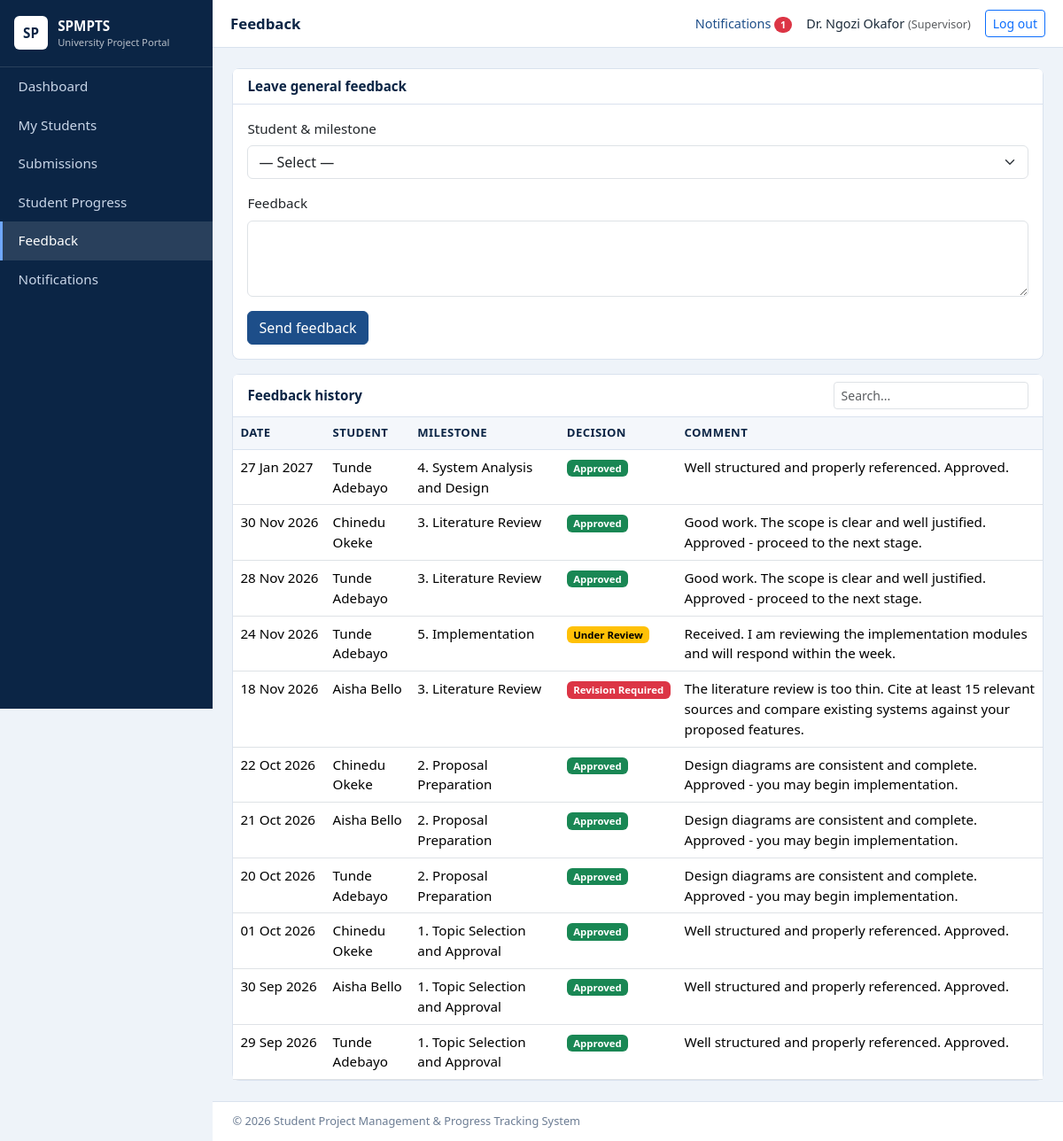
Page /supervisor/feedback.php (signed in) on the committed database.
### tables this page shows
CREATE TABLE supervisor_feedback (
  id INT UNSIGNED AUTO_INCREMENT PRIMARY KEY,
  submission_id INT UNSIGNED NULL,
  milestone_id INT UNSIGNED NOT NULL,
  supervisor_id INT UNSIGNED NOT NULL,
  comment TEXT NOT NULL,
  decision ENUM('Approved','Rejected','Revision Required','Under Review','Comment') NOT NULL DEFAULT 'Comment',
  created_at TIMESTAMP NOT NULL DEFAULT CURRENT_TIMESTAMP,
  CONSTRAINT fk_fb_sub FOREIGN KEY (submission_id) REFERENCES submissions(id) ON DELETE CASCADE,
  CONSTRAINT fk_fb_ms FOREIGN KEY (milestone_id) REFERENCES project_milestones(id) ON DELETE CASCADE,
  CONSTRAINT fk_fb_sup FOREIGN KEY (supervisor_id) REFERENCES supervisors(id) ON DELETE CASCADE,
  INDEX idx_fb_date (created_at)
);

CREATE TABLE users (
  id INT UNSIGNED AUTO_INCREMENT PRIMARY KEY,
  full_name VARCHAR(120) NOT NULL,
  email VARCHAR(150) NOT NULL UNIQUE,
  password_hash VARCHAR(255) NOT NULL,
  role ENUM('admin','supervisor','student') NOT NULL,
  status ENUM('active','inactive') NOT NULL DEFAULT 'active',
  last_login DATETIME NULL,
  created_at TIMESTAMP NOT NULL DEFAULT CURRENT_TIMESTAMP,
  INDEX idx_users_role (role), INDEX idx_users_status (status)
);

CREATE TABLE project_milestones (
  id INT UNSIGNED AUTO_INCREMENT PRIMARY KEY,
  project_id INT UNSIGNED NOT NULL,
  milestone_no TINYINT UNSIGNED NOT NULL,
  title VARCHAR(150) NOT NULL,
  description TEXT NULL,
  start_date DATE NOT NULL,
  due_date DATE NOT NULL,
  status ENUM('Not Started','In Progress','Submitted','Under Review','Approved','Revision Required') NOT NULL DEFAULT 'Not Started',
  completion TINYINT UNSIGNED NOT NULL DEFAULT 0,
  updated_at TIMESTAMP NOT NULL DEFAULT CURRENT_TIMESTAMP ON UPDATE CURRENT_TIMESTAMP,
  CONSTRAINT fk_ms_proj FOREIGN KEY (project_id) REFERENCES projects(id) ON DELETE CASCADE,
  UNIQUE KEY uq_project_ms (project_id, milestone_no),
  INDEX idx_ms_status (status), INDEX idx_ms_due (due_date),
  CONSTRAINT chk_ms_completion CHECK (completion <= 100)
);

### config/db.php (called while the page is built, shortened)
<?php
function db(): PDO {
    static $pdo = null;
    if ($pdo === null) {
        try {
            $pdo = new PDO('mysql:host=' . DB_HOST . ';dbname=' . DB_NAME . ';charset=utf8mb4', DB_USER, DB_PASS, [
                PDO::ATTR_ERRMODE => PDO::ERRMODE_EXCEPTION,
                PDO::ATTR_DEFAULT_FETCH_MODE => PDO::FETCH_ASSOC,
                PDO::ATTR_EMULATE_PREPARES => false,
            ]);
        } catch (PDOException $e) {
            http_response_code(500);
            exit('Database connection failed. Check config/db.php and make sure MySQL is running and database.sql has been imported.');
        }
    }
    return $pdo;
}

### supervisor/feedback.php (the view, shortened to what this page needs)
<?php
require_once __DIR__ . '/../includes/auth.php';
$sup = supervisor_rec(); $errors = [];
$opts = db()->prepare('SELECT m.id, m.milestone_no, m.title, u.full_name, p.id pid, s.user_id stu_user FROM project_milestones m JOIN projects p ON p.id=m.project_id JOIN students s ON s.id=p.student_id JOIN users u ON u.id=s.user_id WHERE p.supervisor_id=? ORDER BY u.full_name, m.milestone_no');
$opts->execute([$sup['id']]); $opts = $opts->fetchAll();
$h = db()->prepare('SELECT f.*, m.title mtitle, m.milestone_no, u.full_name FROM supervisor_feedback f JOIN project_milestones m ON m.id=f.milestone_id JOIN projects p ON p.id=m.project_id JOIN students s ON s.id=p.student_id JOIN users u ON u.id=s.user_id WHERE f.supervisor_id=? ORDER BY f.created_at DESC, f.id DESC');
$h->execute([$sup['id']]); $hist = $h->fetchAll();
$pageTitle = 'Feedback'; include __DIR__ . '/../includes/header.php';
foreach ($errors as $er): ?><div class="alert alert-danger py-2"><?= e($er) ?></div><?php endforeach; ?>
<div class="card mb-3"><div class="card-header">Leave general feedback</div><div class="card-body"><form method="post"><?= csrf_field() ?>
 <div class="mb-3"><label class="form-label">Student &amp; milestone</label><select name="milestone_id" class="form-select" required><option value="">— Select —</option>
 <?php foreach ($opts as $o): ?><option value="<?= (int)$o['id'] ?>"><?= e($o['full_name']) ?> — <?= (int)$o['milestone_no'] ?>. <?= e($o['title']) ?></option><?php endforeach; ?></select></div>
 <div class="mb-3"><label class="form-label">Feedback</label><textarea name="comment" rows="3" class="form-control" required></textarea></div>
 <button class="btn btn-primary">Send feedback</button></form></div></div>
<div class="card"><div class="card-header d-flex justify-content-between align-items-center">Feedback history <input type="search" class="form-control form-control-sm w-auto" placeholder="Search..." data-table-search="#t"></div>
<div class="table-responsive"><table class="table mb-0" id="t"><thead><tr><th>Date</th><th>Student</th><th>Milestone</th><th>Decision</th><th>Comment</th></tr></thead><tbody>
<?php foreach ($hist as $r): ?><tr><td class="text-nowrap"><?= e(date('d M Y', strtotime($r['created_at']))) ?></td><td><?= e($r['full_name']) ?></td><td><?= (int)$r['milestone_no'] ?>. <?= e($r['mtitle']) ?></td><td><?= badge($r['decision']) ?></td><td><?= e($r['comment']) ?></td></tr>
<?php endforeach; if (!$hist): ?><tr><td colspan="5" class="text-muted">No feedback recorded yet.</td></tr><?php endif; ?></tbody></table></div></div>
<?php include __DIR__ . '/../includes/footer.php'; ?>

### includes/auth.php (shortened to what this page needs)
<?php
require_once __DIR__ . '/../config/db.php';
function e($v): string { return htmlspecialchars((string)$v, ENT_QUOTES, 'UTF-8'); }
function badge(string $s): string {
    $map = ['Not Started' => 'secondary', 'In Progress' => 'primary', 'Submitted' => 'info', 'Under Review' => 'warning', 'Approved' => 'success',
            'Revision Required' => 'danger', 'Pending' => 'info', 'Rejected' => 'danger', 'Completed' => 'success', 'active' => 'success', 'inactive' => 'secondary'];
    return '<span class="badge text-bg-' . ($map[$s] ?? 'secondary') . '">' . e($s) . '</span>';
}

### assets/css/style.css (style rules this page uses)
:root { --navy:#0b2545;--blue:#1d4e89;--light:#eef3f9;--line:#d9e2ee }
body { background:var(--light);font-family:"Segoe UI",Roboto,Arial,sans-serif;color:#1c2b3a;font-size:.95rem }
.card { border:1px solid var(--line);border-radius:8px;box-shadow:none }
.card-header { background:#fff;font-weight:600;color:var(--navy);border-bottom:1px solid var(--line) }
.table thead th { background:#f4f7fb;color:var(--navy);font-size:.82rem;text-transform:uppercase;letter-spacing:.03em;border-bottom:1px solid var(--line) }
.btn-primary { background:var(--blue);border-color:var(--blue) }

### rows in the picture
supervisor_feedback: created_at "27 Jan 2027", users.full_name "Tunde Adebayo", milestone.milestone_no "4", milestone.title "System Analysis and Design", decision "Approved", comment "Well structured and properly referenced. Approved."
supervisor_feedback: created_at "30 Nov 2026", users.full_name "Chinedu Okeke", milestone.milestone_no "3", milestone.title "Literature Review", decision "Approved", comment "Good work. The scope is clear and well justified. Approved - proceed to the next stage."
supervisor_feedback: created_at "28 Nov 2026", users.full_name "Tunde Adebayo", milestone.milestone_no "3", milestone.title "Literature Review", decision "Approved", comment "Good work. The scope is clear and well justified. Approved - proceed to the next stage."
supervisor_feedback: created_at "24 Nov 2026", users.full_name "Tunde Adebayo", milestone.milestone_no "5", milestone.title "Implementation", decision "Under Review", comment "Received. I am reviewing the implementation modules and will respond within the week."
supervisor_feedback: created_at "18 Nov 2026", users.full_name "Aisha Bello", milestone.milestone_no "3", milestone.title "Literature Review", decision "Revision Required", comment "The literature review is too thin. Cite at least 15 relevant sources and compare existing systems against your proposed features."
supervisor_feedback: created_at "22 Oct 2026", users.full_name "Chinedu Okeke", milestone.milestone_no "2", milestone.title "Proposal Preparation", decision "Approved", comment "Design diagrams are consistent and complete. Approved - you may begin implementation."
supervisor_feedback: created_at "21 Oct 2026", users.full_name "Aisha Bello", milestone.milestone_no "2", milestone.title "Proposal Preparation", decision "Approved", comment "Design diagrams are consistent and complete. Approved - you may begin implementation."
supervisor_feedback: created_at "20 Oct 2026", users.full_name "Tunde Adebayo", milestone.milestone_no "2", milestone.title "Proposal Preparation", decision "Approved", comment "Design diagrams are consistent and complete. Approved - you may begin implementation."
supervisor_feedback: created_at "01 Oct 2026", users.full_name "Chinedu Okeke", milestone.milestone_no "1", milestone.title "Topic Selection and Approval", decision "Approved", comment "Well structured and properly referenced. Approved."
supervisor_feedback: created_at "30 Sep 2026", users.full_name "Aisha Bello", milestone.milestone_no "1", milestone.title "Topic Selection and Approval", decision "Approved", comment "Well structured and properly referenced. Approved."
supervisor_feedback: created_at "29 Sep 2026", users.full_name "Tunde Adebayo", milestone.milestone_no "1", milestone.title "Topic Selection and Approval", decision "Approved", comment "Well structured and properly referenced. Approved."

### other values in the picture
$label "Dashboard"
$label "My Students"
$label "Submissions"
$label "Student Progress"
$label "Feedback"
$pageTitle "Feedback"
$unread "1"
$_SESSION['name'] "Dr. Ngozi Okafor"
$role "Supervisor"
